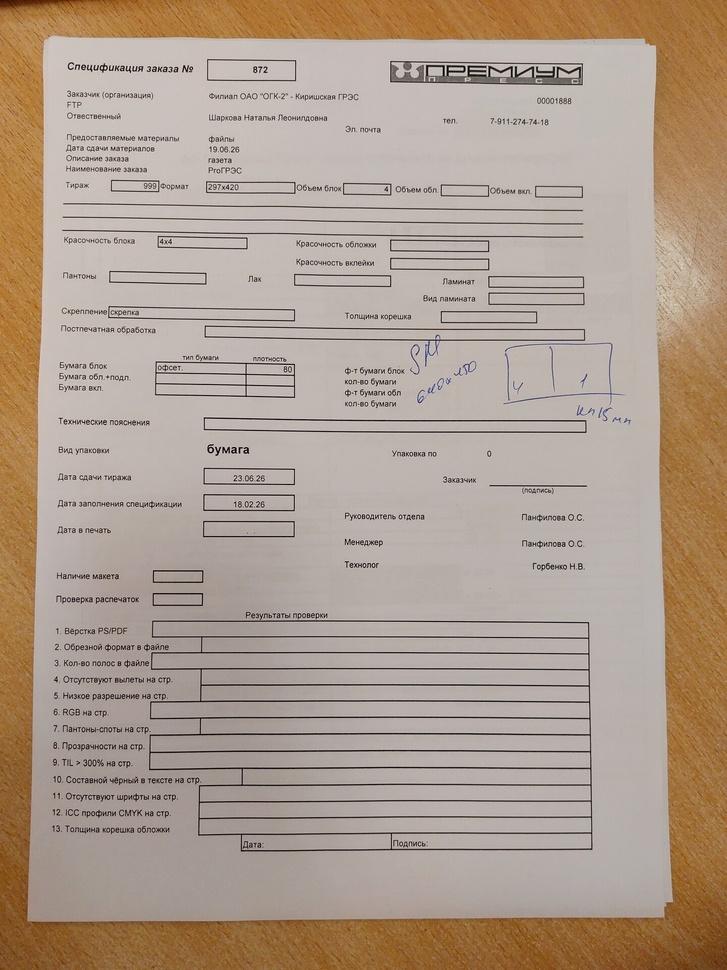
#> input picture tests/0872_Progress.jpg, 727 x 970 px, shrunk from 1440 x 1920 before the run
$ python test2.py
#> lines starting #> are read from the running program, lines starting #| are printed output that depends on the picture; after the words box and inside, x2 and y2 are one past the last pixel; in counts of white or black regions, pixels touching at a corner belong together
import cv2
import pytesseract

# Укажите путь, если Tesseract не добавлен в PATH
pytesseract.pytesseract.tesseract_cmd = r'C:\Program Files\Tesseract-OCR\tesseract.exe'

# 1. Загрузка и очистка изображения
img = cv2.imread('0872_Progress.jpg')
#> img is the input picture: shape (970, 727, 3); mean B, G, R 141.3, 156.6, 173.9
b, g, r = cv2.split(img)
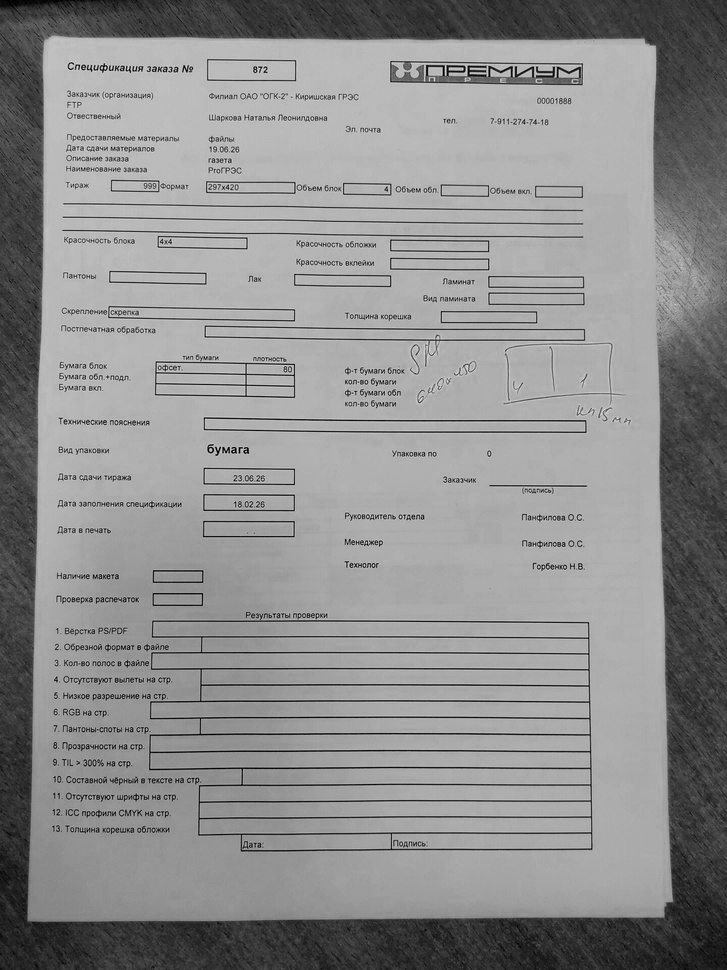
#> b: shape (970, 727); min 0, max 248, mean 141.3
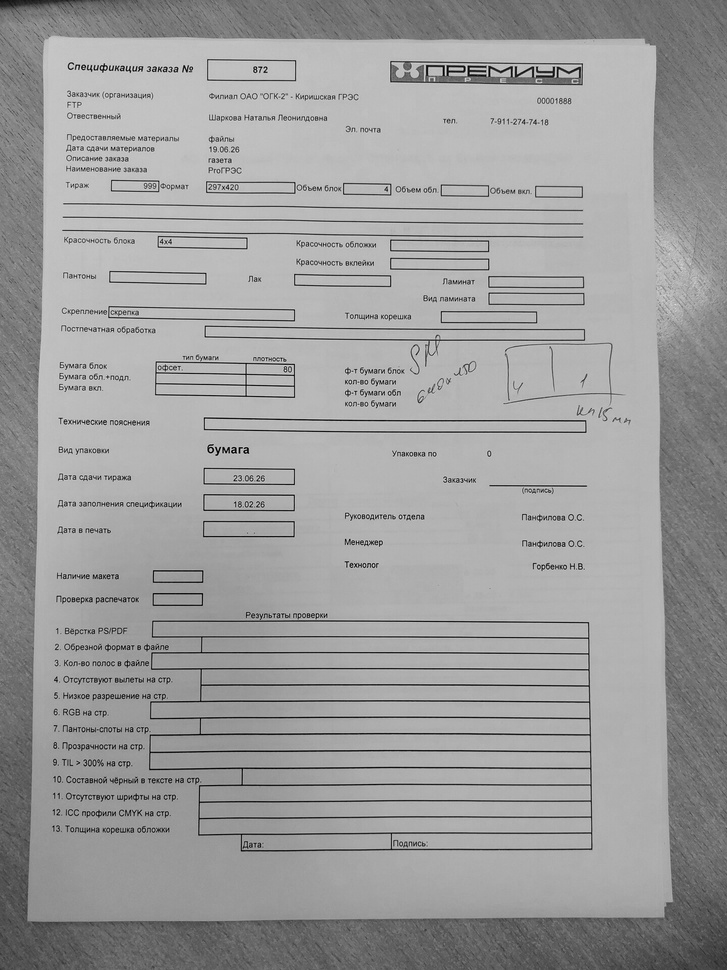
#> g: shape (970, 727); min 0, max 251, mean 156.6
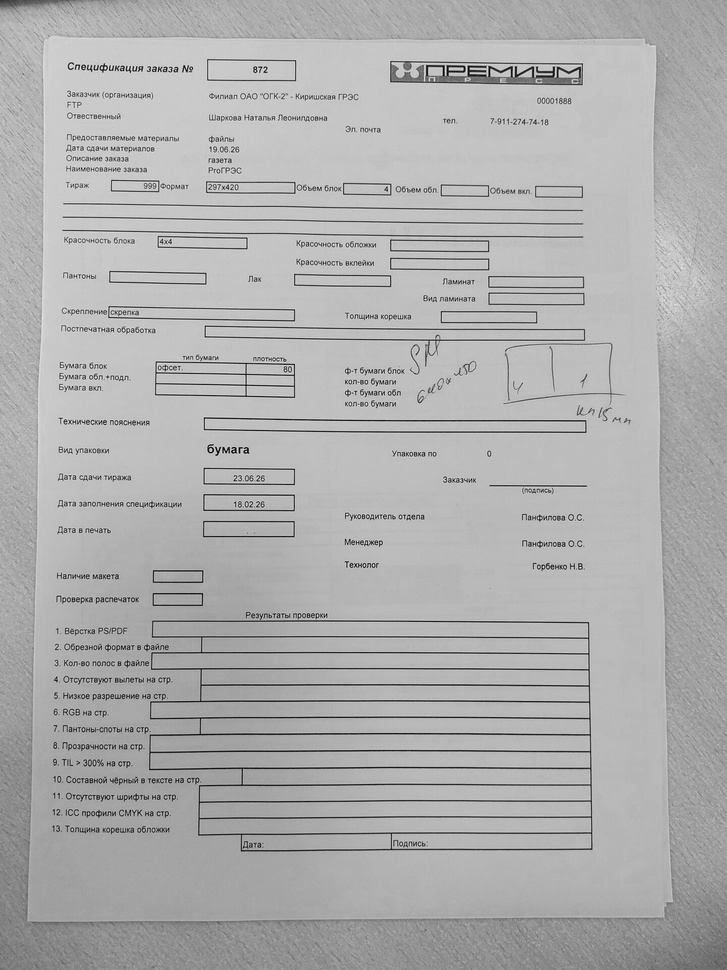
#> r: shape (970, 727); min 4, max 255, mean 173.9
thresh = cv2.adaptiveThreshold(
    b, 255, cv2.ADAPTIVE_THRESH_GAUSSIAN_C, cv2.THRESH_BINARY, 51, 15
)
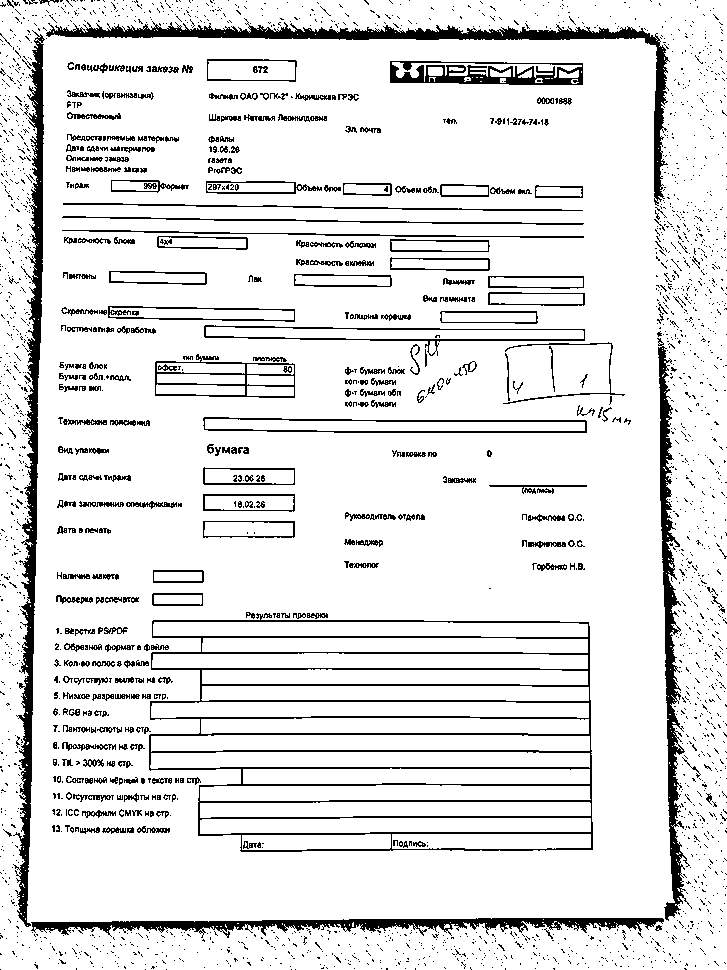
#> thresh: shape (970, 727); 89% white; 2585 black regions (2252 under 20 px), largest, box (x1, y1, x2, y2) and area: (149, 613, 593, 852) 12847, (13, 30, 45, 927) 8013, (46, 18, 670, 206) 7072

# 2. Получение данных в формате TSV (в виде строки)
# config='--psm 3' включает автоматический поиск блоков текста
#> (the run stopped early here; a loop or call above may not have finished)
